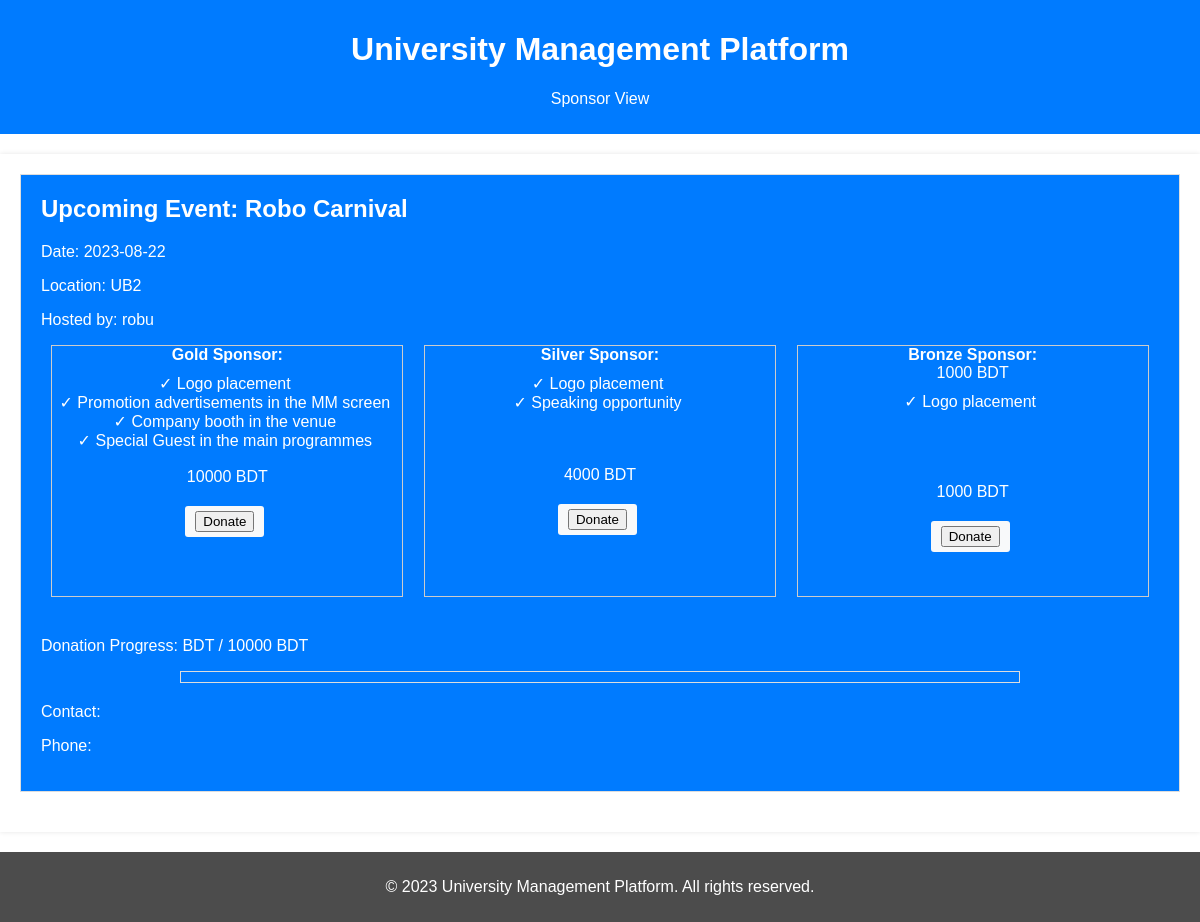
/donate.php?event_id=1, run on an earlier commit of the app's database.
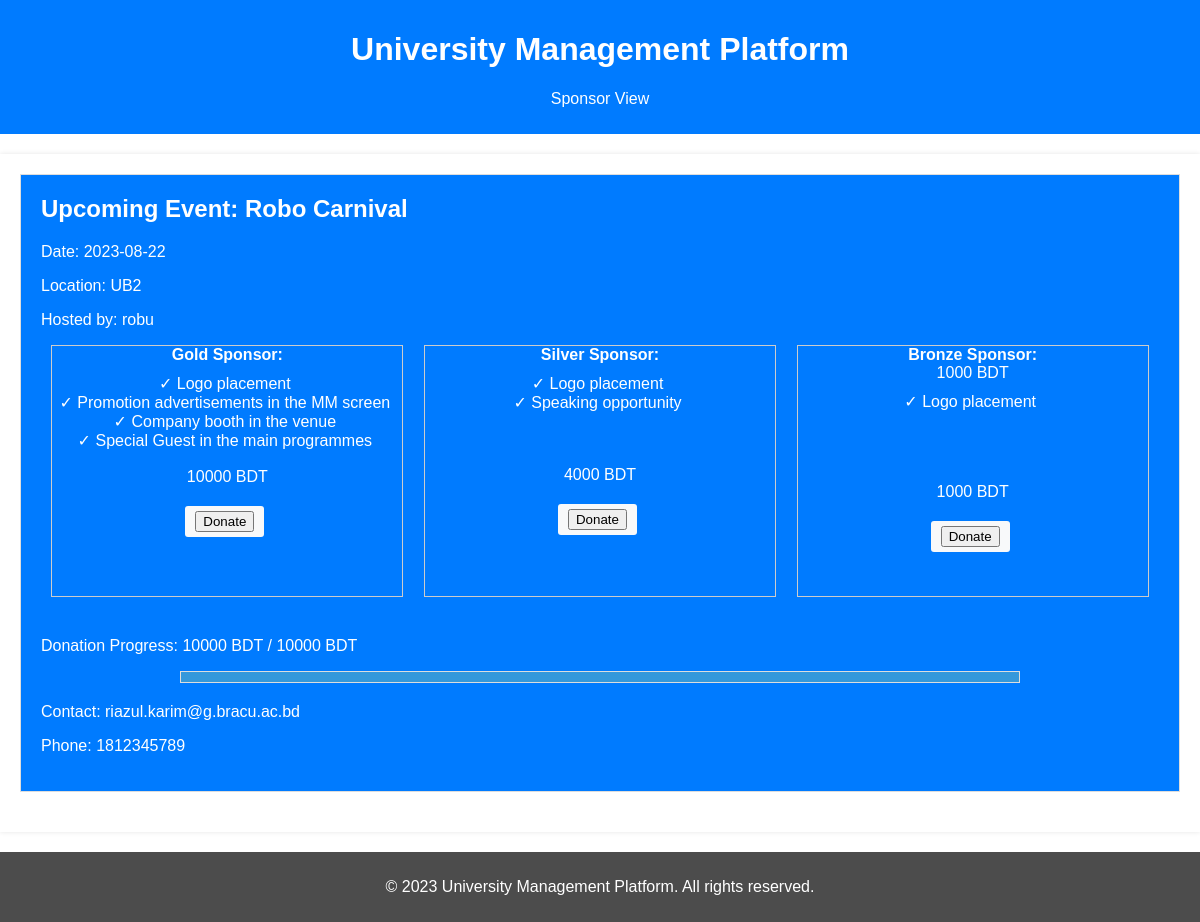
And on a later commit of the database.
### tables this page shows
CREATE TABLE `member` (
  `student_id` int(11) NOT NULL,
  `name` varchar(110) NOT NULL,
  `designation` varchar(11) NOT NULL,
  `email` varchar(100) NOT NULL,
  `dob` date NOT NULL,
  `department` varchar(11) NOT NULL,
  `gender` varchar(11) NOT NULL,
  `club` varchar(110) NOT NULL,
  `pin` int(11) NOT NULL,
  `contact_no` int(11) NOT NULL
);

### donate.php (the view, shortened to what this page needs)
<?php
      require_once("dbconnect.php");
    $eventID = $_GET['event_id'];
    $eventSql = "SELECT * FROM event WHERE event_id = $eventID";
    $eventResult = mysqli_query($conn, $eventSql);
    if (mysqli_num_rows($eventResult) > 0) {
        $eventRow = mysqli_fetch_assoc($eventResult);
        $eventName = $eventRow['name'];
        $eventCost = $eventRow['cost'];
        $eventDate = $eventRow['date'];
        $eventLocation = $eventRow['vanue'];
        $clubName = $eventRow['club_name'];
        } else {
          echo "<p>No event found.</p>";
        }
        $sql = "SELECT SUM(amount) AS total_amount FROM funding_request WHERE event = '$eventName'";
        $result = mysqli_query($conn, $sql);
        if(mysqli_num_rows($result) > 0){
            while($row = mysqli_fetch_array($result))
            $donation = $row[0];
        }
    $ratio = $donation/$eventCost*100;
    $presiSql = "Select email,contact_no from member where designation= 'president' and club= '$clubName'";
    $presiResult = mysqli_query($conn,$presiSql);
    $row = mysqli_fetch_array($presiResult);
    $presiEmail = $row[0];
    $presiContact = $row[1];
    ?>
<!DOCTYPE html>
<html lang="en">
<head>
</head>
<body>
  <header>
    <h1>University Management Platform</h1>
    <p>Sponsor View</p>
  </header>
  <div class="container">
    <div class="event">
      <h2>Upcoming Event: <?php echo $eventName; ?></h2>
      <p>Date: <?php echo $eventDate; ?></p>
      <p>Location: <?php echo $eventLocation; ?></p>
      <p>Hosted by: <?php echo $clubName; ?></p>
      <div class="sponsor-container">
      <div class="sponsor-box">
      <div class="sponsor-level">Gold Sponsor:</div>
      <div class="benefits">
        <div class="tick">&#10003; Logo placement</div>
        <div class="tick">&#10003; Promotion advertisements in the MM screen</div>
        <div class="tick">&#10003; Company booth in the venue</div>
        <div class="tick">&#10003; Special Guest in the main programmes</div>
      </div>
      <br>
      <div>10000 BDT</div>
      <form method="post" action="">
    <div class="donate-button">
        <button type="submit">Donate</button>
    </div>
</form>
    </div>
    <div class="sponsor-box">
      <div class="sponsor-level">Silver Sponsor:</div>
      <div class="benefits">
        <div class="tick">&#10003; Logo placement</div>
        <div class="tick">&#10003; Speaking opportunity</div>
      </div>
      <br>
      <br>
      <br>
      <div>4000 BDT</div>
      <form method="post" action="">
    <div class="donate-button">
        <button type="submit">Donate</button>
    </div>
</form>
    </div>
    <div class="sponsor-box">
      <div class="sponsor-level">Bronze Sponsor:</div>
      <div>1000 BDT</div>
      <div class="benefits">
        <div class="tick">&#10003; Logo placement</div>
      </div>
      <br>
      <br>
      <br>
      <br>
      <div>1000 BDT</div>
      <form method="post" action="">
    <div class="donate-button">
        <button type="submit">Donate</button>
    </div>
</form>
    </div>
</div>
      <div class="donation-progress">
        <p>Donation Progress: <?php echo $donation; ?> BDT / <?php echo $eventCost; ?> BDT</p>
        <div style="border: 1px solid #ddd; height: 10px; width: 75%; margin: 10px auto;">
          <div style="background-color: #3498db; height: 100%; width: <?php echo $ratio; ?>%;"></div>
        </div>
      </div>
      <div class="contact-info">
        <p>Contact: <?php echo $presiEmail;?></p>
        <p>Phone: <?php echo $presiContact;?></p>
      </div>
    </div>
  </div>
  <div class="footer">
    <p>&copy; 2023 University Management Platform. All rights reserved.</p>
  </div>
</body>
</html>

What changed in the data, as far as the page shows it:
added member: email "riazul.karim@g.bracu.ac.bd", contact_no "1812345789"
Also different on the page:
$donation: (not shown) → "10000"
